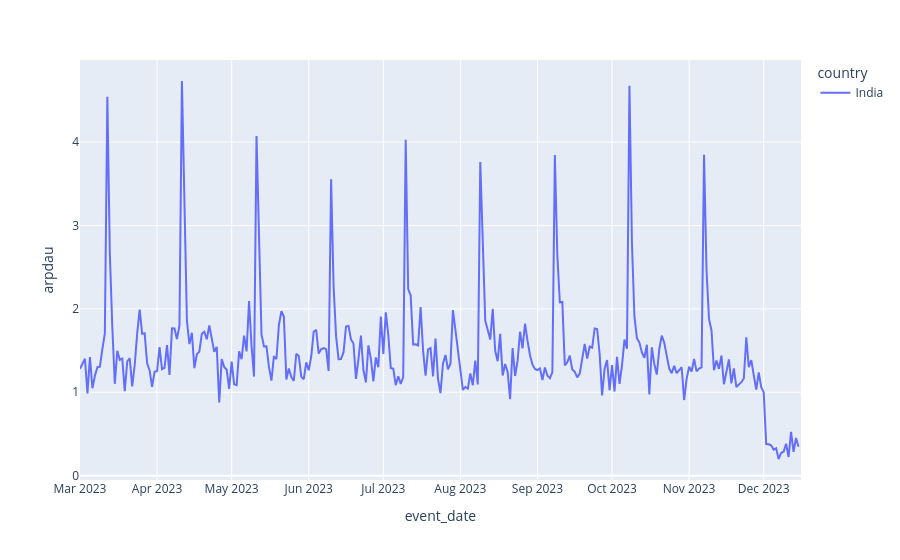

Source (notebook cell):
### Code cell
query_3 = """
select 
start_s_date.event_date,
start_s_date.country,
sum(t.revenue) / nullif(count(distinct start_s_date.user_id), 0) as arpdau
from(
select
s.user_id,
date(session_start_time) as event_date,
ui.country
from mobile_game.sessions s 
left join mobile_game.user_info ui 
on s.user_id = ui.user_id) start_s_date
left join mobile_game.transactions t 
on start_s_date.user_id = t.user_id 
and start_s_date.event_date = t.event_date
where country = 'India'
group by start_s_date.event_date, start_s_date.country
"""
df_3 = fetch_data_pandas(query_3)
px.line(df_3, x='event_date', y='arpdau', color='country')

### Figure 1 — Plotly figure (JSON) as saved in the notebook; plotly's stock layout.template omitted (floating-point values rounded to 4 significant figures; data arrays with more than 128 entries replaced by an {"elided": "..."} marker saying what was removed)
{"data": [{"hovertemplate": "country=India<br>event_date=%{x}<br>arpdau=%{y}<extra></extra>", "legendgroup": "India", "line": {"color": "#636efa", "dash": "solid"}, "marker": {"symbol": "circle"}, "mode": "lines", "name": "India", "orientation": "v", "showlegend": true, "type": "scatter", "x": {"elided": "291 str values"}, "xaxis": "x", "y": {"elided": "291 float values"}, "yaxis": "y"}], "layout": {"legend": {"title": {"text": "country"}, "tracegroupgap": 0}, "margin": {"t": 60}, "xaxis": {"anchor": "y", "domain": [0, 1], "title": {"text": "event_date"}}, "yaxis": {"anchor": "x", "domain": [0, 1], "title": {"text": "arpdau"}}}}
